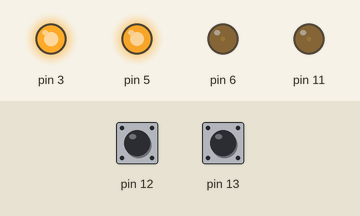
Recording of a sketch running on a simulated Arduino Uno, built with avr-gcc and run on an emulated ATmega328P. Parts: output pins drawn as LEDs (lit = HIGH). Inputs (shaded band) come from the test bench; at power-on: pin 12 HIGH, pin 13 HIGH.

Above: at 1.2 s.
1.3 s: pin 12 pulled LOW for 0.15 s
At 1.5 s:
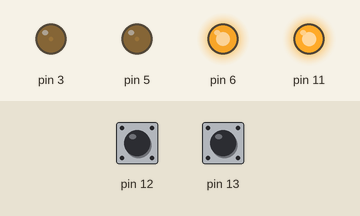
At 2.2 s:
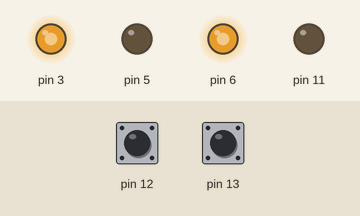
3.8 s: pin 13 pulled LOW for 0.15 s
At 4.6 s:
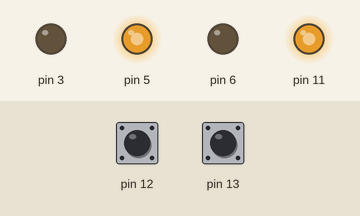
Timing chart, 0 to 6.8 s (numbered marks = the images above; inputs shaded):
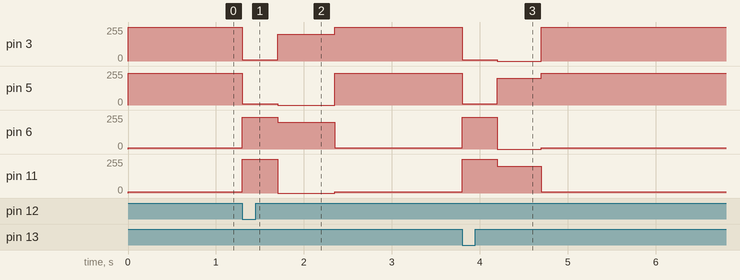

Measured:
- after the input at 1.3 s, pin 3: 255/255 → 8/255 at once, → 200/255 0.40 s later, → 255/255 0.65 s later; pin 5: 237/255 → 8/255 at once, → 0/255 0.40 s later, → 237/255 0.65 s later; pin 6: 8/255 → 237/255 at once, → 200/255 0.40 s later, → 8/255 0.65 s later; pin 11: 8/255 → 255/255 at once, → 0/255 0.40 s later, → 8/255 0.65 s later
- after the input at 3.8 s, pin 3: 255/255 → 8/255 at once, → 0/255 0.40 s later, → 255/255 0.50 s later; pin 5: 237/255 → 8/255 at once, → 200/255 0.40 s later, → 237/255 0.50 s later; pin 6: 8/255 → 237/255 at once, → 0/255 0.40 s later, → 8/255 0.50 s later; pin 11: 8/255 → 255/255 at once, → 200/255 0.40 s later, → 8/255 0.50 s later

The sketch:

BarrierDetection_DEMO_V2.ino
```cpp
/* Barrier Detection v1.0
   By: Sasha Dauz, Robert J. Guziec, Jacob JM Horstman
   Written: April 10, 2025
   I/O Pins:
  A0:
  A1:
  A2:
  A3:
  A4:
  A5:
  D0:
  D1:
  D2:
  D3: Right Motor Forward
  D4: Left Motor Control
  D5: Left Motor Reverse Speed
  D6: Left motor Forward Speed
  D7:
  D8:
  D9:
  D10:
  D11: Right Motor Reverse Speed
  D12: Left Whisker
  D13: Right Whisker
  To-Do:
  - Fill in I/O pins in header
  - Edit header
  - Edit comments to be professional
*/
// *** *** *** *** GROSS GLOBAL VARIABLES *** *** *** ***
// Tactile sensors input pins
volatile unsigned char barrierLeft = 1;  // Active-LOW
volatile unsigned char barrierRight = 1; // Active-LOW
// *** *** *** *** SETUP *** *** *** ***
void setup() {
  // Disable global interrupts
  cli();
  // Left Motor Setup
  TCCR0A = 0xA1;    // Configure Timer 0 for PWM (Left motor)
  TCCR0B = 0x01;
  // Right Motor Setup
  TCCR2A = 0xA1;    // Configure Timer 2 for PWM (Right motor)
  TCCR2B = 0x01;
  // Configure motor control pins as output
  // [D3 & D11 Right] [D5 & D6 Left]
  DDRD = 0x68;  // D3, D5, D6 as output for motors
  DDRB = 0x08;  // D11 as output for motor control
  // Enable internal pull-up on D12 and D13
  PORTB |= 0x30;  // Pin D12 and D13
  // Configure pin change interrupts
  PCICR = 0x01;  // Enable PORT B
  PCMSK0 = 0x30; // PORT B, D12 and D13
  // Enable global interrupts
  sei();
}
void moveForward() {
  // Keep moving straight, the lower bound is 82.9 percent and upper is 93 percent
  // left wheel is stronger than right wheel (LEFT BIG, RIGHT SMOL BOI)
  OCR0A = 8;    // Left motor forward speed
  OCR0B = 237;  // Left motor forward speed
  OCR2A = 8;    // Right motor forward speed
  OCR2B = 255;  // Right motor forward speed
}
// Move backward (whoa!)
void moveBackward() {
  // Reverse direction by reversing motor speeds
  OCR0A = 237;  // Left motor backward speed
  OCR0B = 8;    // Left motor backward speed
  OCR2A = 255;  // Right motor backward speed
  OCR2B = 8;    // Right motor backward speed
  _delay_ms(50);
}
// Turn left
void turnLeft() {
  // Left motor turns in reverse and right motor moves forward
  OCR0A = 0;    // Left motor reverse speed
  OCR0B = 200;  // Left motor reverse speed
  OCR2A = 200;  // Right motor forward speed
  OCR2B = 0;    // Right motor forward speed
  _delay_ms(50);
}
// Turn right
void turnRight() {
  // Right motor turns in reverse and right motor moves forward
  OCR0A = 200;    // Left motor reverse speed
  OCR0B = 0;  // Left motor reverse speed
  OCR2A = 0;  // Right motor forward speed
  OCR2B = 200;    // Right motor forward speed
  _delay_ms(50);
}
// *** *** *** *** LOOP *** *** *** ***
void loop() {
  moveForward();
}
// *** *** *** *** ISR's *** *** *** ***
// PORT B - Whisker logic :D
ISR(PCINT0_vect) {
  // Active-LOW Contact Switch
  barrierLeft = (PINB & 0x20) >> 5;  // D13
  barrierRight = (PINB & 0x10) >> 4; // D12
  if (barrierRight == 0){
    for(unsigned char i = 0; i < 8; i++){
      moveBackward();
    }
    for( unsigned char j = 0; j < 13; j++){
      turnRight();
    }
  }
  if (barrierLeft == 0){
    for(unsigned char i = 0; i < 8; i++){
      moveBackward();
    }
    for(unsigned char j = 0; j < 10; j++){
      turnLeft();
    }
  }
}
```
